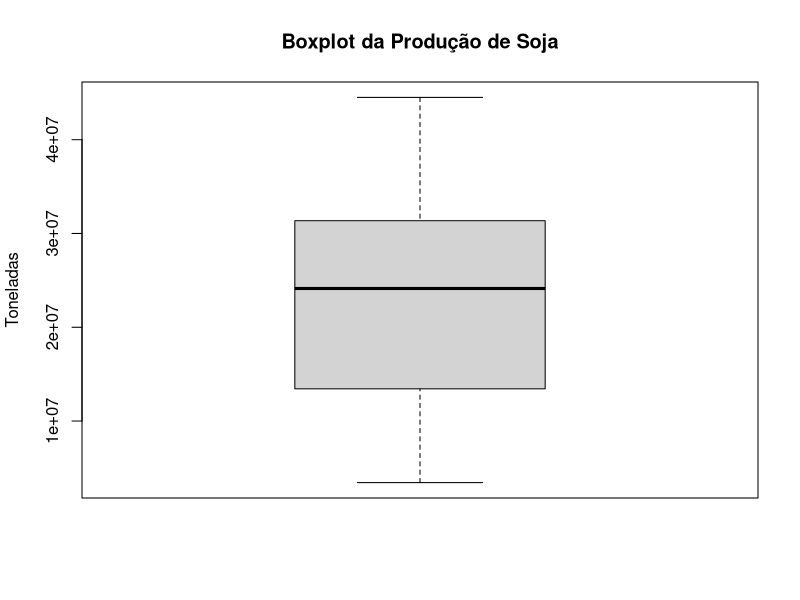
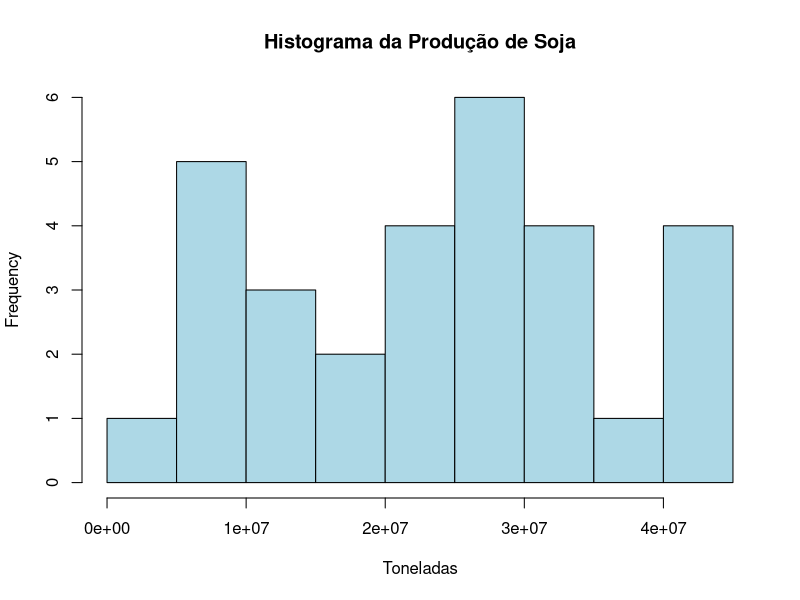
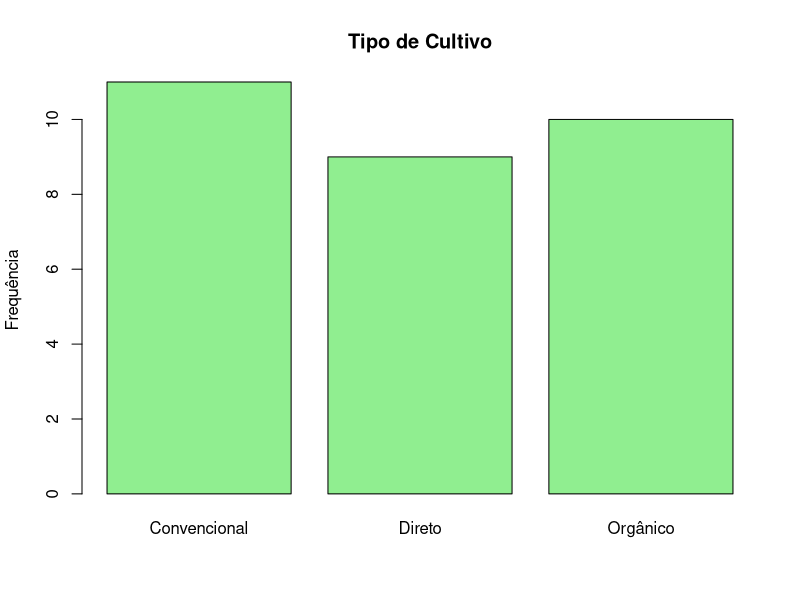
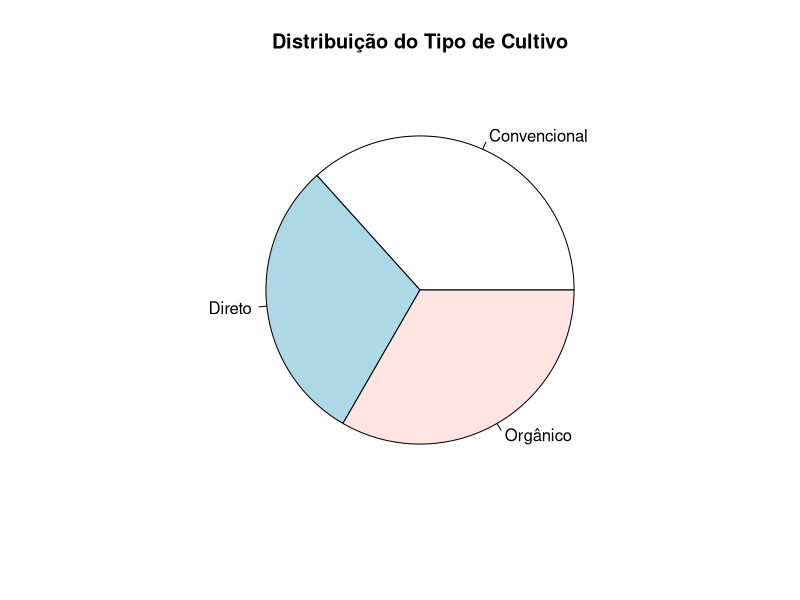

These charts were generated, in order, by the following R code:
# tiagoalvescordeiro_RM561791_fase2_cap9

library(readxl)
library(ggplot2)

# Importar os dados
dados <- read_excel("dados_soja_estado.xlsx")

# --- ANÁLISE DA VARIÁVEL QUANTITATIVA CONTÍNUA: Produção Soja (ton) ---

# Medidas de Tendência Central
media <- mean(dados$`Produção Soja (ton)`)
mediana <- median(dados$`Produção Soja (ton)`)
moda <- as.numeric(names(sort(table(dados$`Produção Soja (ton)`), decreasing = TRUE)[1]))

# Medidas de Dispersão
desvio_padrao <- sd(dados$`Produção Soja (ton)`)
variancia <- var(dados$`Produção Soja (ton)`)
amplitude <- max(dados$`Produção Soja (ton)`) - min(dados$`Produção Soja (ton)`)

# Medidas Separatrizes
quartis <- quantile(dados$`Produção Soja (ton)`)
decis <- quantile(dados$`Produção Soja (ton)`, probs = seq(0, 1, 0.1))
percentis <- quantile(dados$`Produção Soja (ton)`, probs = seq(0, 1, 0.01))

# Gráfico - Boxplot
boxplot(dados$`Produção Soja (ton)`, main = "Boxplot da Produção de Soja", ylab = "Toneladas")

# Histograma
hist(dados$`Produção Soja (ton)`, main = "Histograma da Produção de Soja", xlab = "Toneladas", col = "lightblue", breaks = 10)

# --- ANÁLISE DA VARIÁVEL QUALITATIVA: Tipo de Cultivo ---

# Frequência
table(dados$`Tipo de Cultivo`)

# Gráfico de barras
barplot(table(dados$`Tipo de Cultivo`), main = "Tipo de Cultivo", col = "lightgreen", ylab = "Frequência")

# Gráfico de pizza
pie(table(dados$`Tipo de Cultivo`), main = "Distribuição do Tipo de Cultivo")

